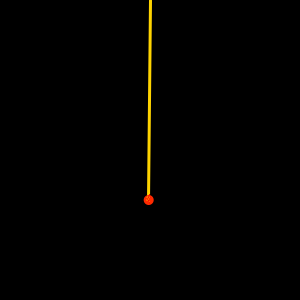
Frame 1 (no input)
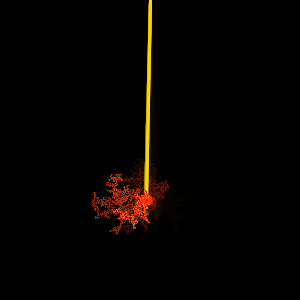
Frame 60 (the mouse pressed at the canvas centre just before this capture)
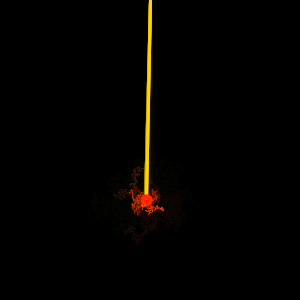
Frame 120 (the mouse held since frame 60 and released just before this capture)

The Processing sketch that drew these frames (run headless with seeded random() and noise(); from frame 60 on, the mouse is pressed at the canvas centre):

// Processing sketch: Sparkler
// ── Sparkler.pde
float[] a;
float th;

void walk(int x, int y) {
  int idx = y*width + x;
  pixels[idx] = color(map(a[idx], th, 1, 0, 30), 1, 1);
  a[idx] = -1;
  if (0 < x) { // left
    idx = y*width + x - 1;
    if (th < a[idx]) {
      walk(x-1, y);
    }
  }
  if (x < width-1) { // right
    idx = y*width + x + 1;
    if (th < a[idx]) {
      walk(x+1, y);
    }
  }
  if (0 < y) { // up
    idx = (y - 1)*width + x;
    if (th < a[idx]) {
      walk(x, y-1);
    }
  }
  if (y < height-1) { // down
    idx = (y + 1)*width + x;
    if (th < a[idx]) {
      walk(x, y+1);
    }
  }
}

float x0, x, y0, y, r0, r;
float vy, ay;

void reset() {
  x = x0;
  y = y0;
  r = r0;
  vy = 0;
  ay = 0;
}

void setup() {
  size(300, 300);
  colorMode(HSB, 360, 1, 1);
  frameRate(20);
  background(0);
  a = new float[width*height];
  th = 0.47;
  x0 = width/2;
  y0 = 2*height/3;
  r0 = 5;
  reset();
}

void draw() {
  fill(0, 0, 0, 30);
  noStroke();
  rect(0, 0, width, height);
//  background(0);

  x = 5*sin(10*r) + x0;
  
  strokeWeight(3);
  stroke(50, 1, 1);
  line(x0, 0, x, y0);

  if (ay == 0) {
    r += 0.01;
  }
  
  noStroke();
  fill(10, 1, 1);
  ellipse(x, y, 2*r, 2*r);

  if (10 < random(0, r)) {
    ay = 3;
  }
  
  loadPixels();
  if (y < height) {  
    for (int i = 0; i < width*height; i++) {
      a[i] = random(0, 1);
    }
    walk((int)x, (int)y);
  }
  updatePixels();
//  filter(BLUR);

  if (y < height + 100) {
    vy += ay;
    y += vy;
  }
}

void mousePressed() {
  reset();
}
